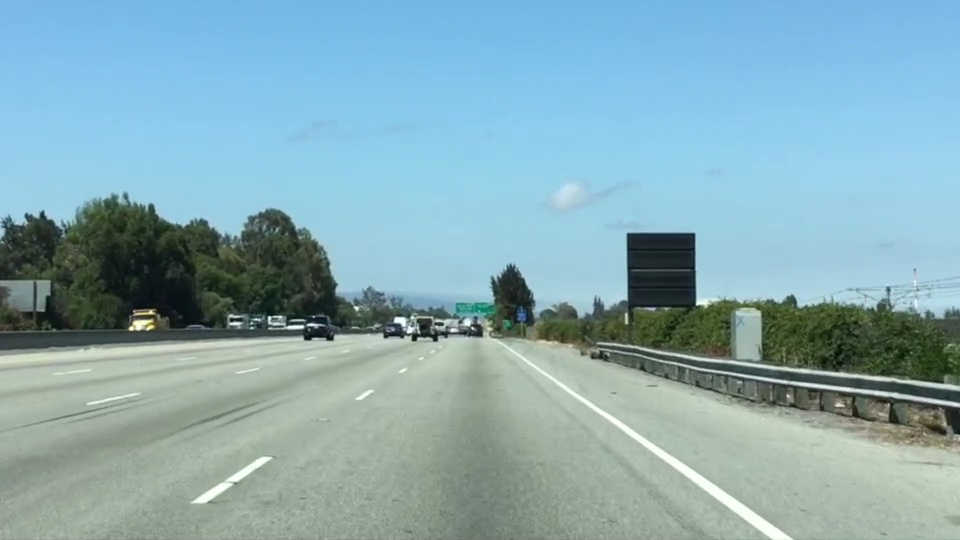
#> input picture lane_detection_grayscale/image_lane_c.jpg, 960 x 540 px
$ jupyter execute lane_detection_grayscale.ipynb
#> lines starting #> are read from the running program, lines starting #| are printed output that depends on the picture; after the words box and inside, x2 and y2 are one past the last pixel; in counts of white or black regions, pixels touching at a corner belong together
# Lane Detection: Mask White Pixels in a Grayscale Image

This notebook runs a simple **colour selection** step for lane detection. Lane markings are usually the brightest objects on the road, so keeping only the near-white pixels of a grayscale image isolates them from the asphalt, grass and sky.

**What it does:**
1. Loads the colour road image `image_lane_c.jpg`.
2. Converts it to **grayscale** (one brightness value per pixel, 0 = black and 255 = white).
3. Applies a **brightness threshold**: pixels at or above `WHITE_THRESHOLD` are kept and all others are set to black.
4. Shows the original, the grayscale image and the white mask side by side.
5. Plots a brightness histogram with the threshold marked.
6. Compares several thresholds (`COMPARE_THRESHOLDS`: 250, 240, 230) with a reusable function that shows each mask next to its histogram.
7. Saves the mask for `WHITE_THRESHOLD` as `image_lane_white_mask.jpg` and each comparison mask as `image_lane_white_mask_<threshold>.jpg`.

**How it is implemented:**
- The image is loaded with `cv2.imread`, which returns **BGR**, so `cv2.COLOR_BGR2GRAY` applies the correct weights to each channel. It is converted to RGB only for display.
- All thresholds are named constants in the configuration cell.
- The mask is built with a boolean NumPy expression, so the input image is never modified in place.
- Missing files and failed saves raise clear errors.

## 1. Imports

- `cv2` (OpenCV): image I/O and colour conversion
- `matplotlib`: displaying images
- `numpy`: array operations
- `pathlib`: file paths that work on any OS

[cell 1]
from pathlib import Path

import cv2
import matplotlib.pyplot as plt
import numpy as np

## 2. Configuration

`WHITE_THRESHOLD` sets how bright a pixel must be to count as "white". We use 240, because the threshold comparison in section 7 shows it is the best value for this image. Lower values keep more pixels, including bright asphalt and sky. Higher values keep only the brightest lane paint.

`COMPARE_THRESHOLDS` lists the thresholds compared in section 7.

[cell 2]
INPUT_PATH = Path("image_lane_c.jpg")
OUTPUT_PATH = INPUT_PATH.with_name("image_lane_white_mask.jpg")

WHITE_THRESHOLD = 240  # 0-255: minimum brightness to count as white
COMPARE_THRESHOLDS = (250, 240, 230)  # thresholds compared side by side in section 7

## 3. Load the image and convert it to grayscale

`cv2.imread` returns `None` instead of raising an error when a file is missing, so we check for that.

> ⚠️ OpenCV loads images in **BGR** order. We use `COLOR_BGR2GRAY` for the grayscale conversion and `COLOR_BGR2RGB` only for display with Matplotlib.

[cell 3]
image_bgr = cv2.imread(str(INPUT_PATH), cv2.IMREAD_COLOR)
#> image_bgr is the input picture: shape (540, 960, 3); mean B, G, R 179.2, 171.1, 135.5
if image_bgr is None:
    raise FileNotFoundError(f"Could not read image: {INPUT_PATH.resolve()}")

image_rgb = cv2.cvtColor(image_bgr, cv2.COLOR_BGR2RGB)
image_gray = cv2.cvtColor(image_bgr, cv2.COLOR_BGR2GRAY)
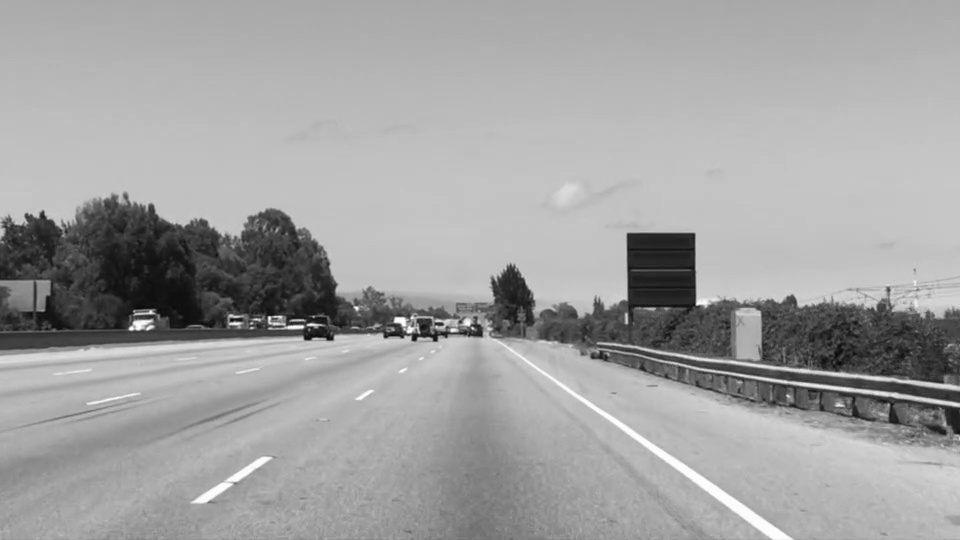
#> image_gray: shape (540, 960); min 6, max 254, mean 161.4

height, width = image_gray.shape
#> height = 540; width = 960
print(f"Image size: {width}x{height} px")
#| Image size: 960x540 px
print(f"Grayscale:  shape={image_gray.shape}, dtype={image_gray.dtype}")
#| Grayscale:  shape=(540, 960), dtype=uint8

## 4. Mask the white pixels

We build a boolean mask that is `True` wherever the brightness is at least `WHITE_THRESHOLD`. `np.where` then keeps those pixels at their original value and sets all others to 0 (black).

`np.where` builds a new image, so `image_gray` stays unchanged and can be reused for other thresholds.

[cell 4]
white_mask = image_gray >= WHITE_THRESHOLD
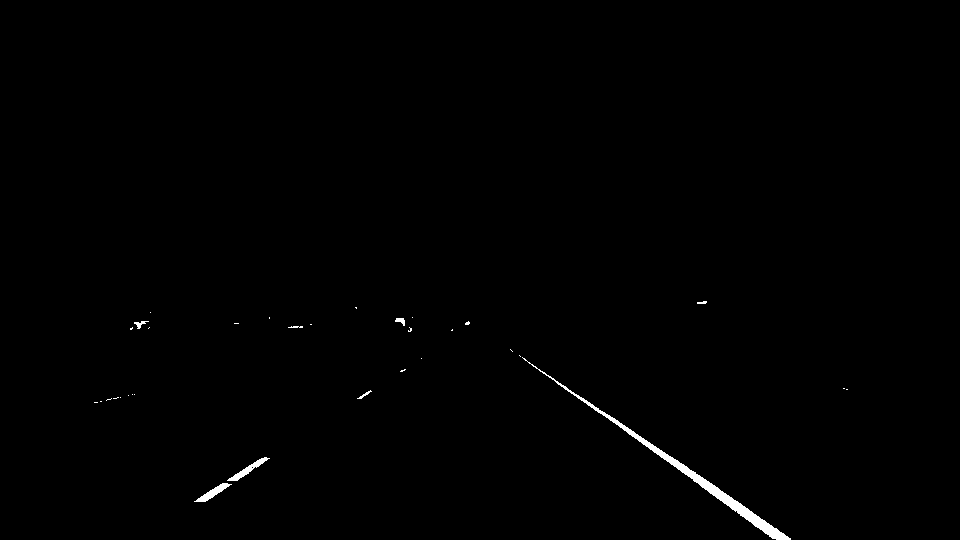
#> white_mask: shape (540, 960) bool; 0.5% white; 33 white regions (25 under 20 px), largest, box (x1, y1, x2, y2) and area: (522, 357, 791, 540) 1840, (227, 457, 270, 481) 241, (194, 483, 232, 502) 228
image_white = np.where(white_mask, image_gray, 0).astype(np.uint8)

kept = int(white_mask.sum())
#> kept = 2578
print(f"Threshold: {WHITE_THRESHOLD}")
print(f"White pixels kept: {kept:,} of {white_mask.size:,} ({kept / white_mask.size:.2%})")
#| White pixels kept: 2,578 of 518,400 (0.50%)

## 5. Compare the results

[cell 5]
fig, axes = plt.subplots(1, 3, figsize=(18, 4.5), layout="constrained")

axes[0].imshow(image_rgb)
axes[0].set_title("Original (RGB)")

axes[1].imshow(image_gray, cmap="gray", vmin=0, vmax=255)
axes[1].set_title("Grayscale")

axes[2].imshow(image_white, cmap="gray", vmin=0, vmax=255)
axes[2].set_title(f"White pixels (≥ {WHITE_THRESHOLD})")

for ax in axes:
    ax.axis("off")

plt.show()
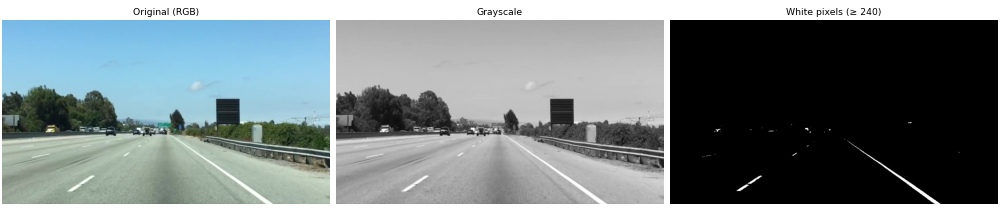
#> figure drawn by matplotlib, 3 panels

## 6. Brightness histogram

The histogram shows how the grayscale values are distributed. The dashed line marks the threshold, and everything to the right of it is kept. It helps you choose a good `WHITE_THRESHOLD` for other images.

[cell 6]
fig, ax = plt.subplots(figsize=(10, 4), layout="constrained")

ax.hist(image_gray.ravel(), bins=256, range=(0, 256), color="gray")
ax.axvline(WHITE_THRESHOLD, color="red", linestyle="--", label=f"Threshold = {WHITE_THRESHOLD}")
ax.set_xlabel("Brightness (0 = black, 255 = white)")
ax.set_ylabel("Pixel count")
ax.set_yscale("log")
ax.legend()

plt.show()
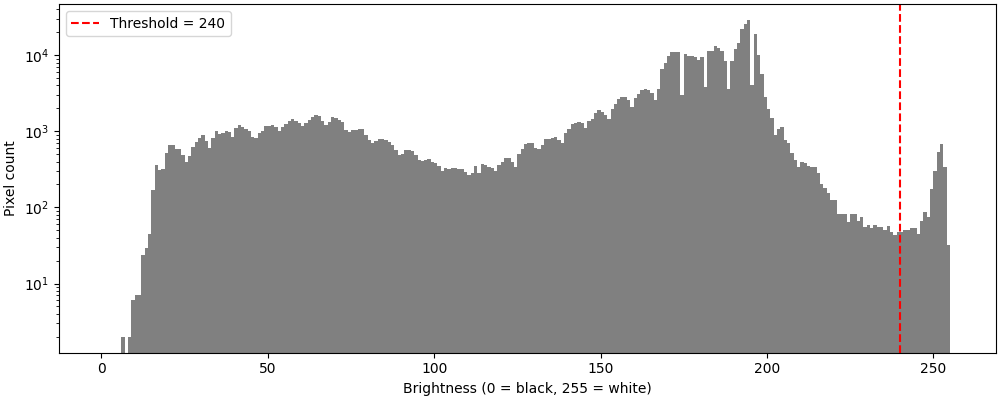
#> figure drawn by matplotlib, 1 panel; tallest bar 28931 high, from x = 194 to 195

## 7. Compare several thresholds

A single threshold is a trade-off. If it's too high, faint or shaded lane paint disappears. If it's too low, bright asphalt, sky and cars leak into the mask.

`compare_thresholds` gives one row per threshold:
- **left:** the white-pixel mask for that threshold
- **right:** the brightness histogram with the kept range (≥ threshold) shaded

It returns a dictionary that maps each threshold to its mask image, so you can reuse the masks later.

[cell 7]
def compare_thresholds(
    image_gray: np.ndarray, thresholds: tuple[int, ...] = (250, 240, 230)
) -> dict[int, np.ndarray]:
    """Plot the white-pixel mask and histogram for each threshold and return the masks."""
#> called with thresholds = (250, 240, 230)
    masks: dict[int, np.ndarray] = {}
    fig, axes = plt.subplots(
        len(thresholds), 2, figsize=(16, 4 * len(thresholds)),
        layout="constrained", squeeze=False, width_ratios=(1.4, 1),
    )

    for (ax_img, ax_hist), threshold in zip(axes, thresholds):
        mask = image_gray >= threshold
        masks[threshold] = np.where(mask, image_gray, 0).astype(np.uint8)
        share = mask.mean()

        ax_img.imshow(masks[threshold], cmap="gray", vmin=0, vmax=255)
        ax_img.set_title(f"Threshold ≥ {threshold}: {int(mask.sum()):,} px kept ({share:.2%})")
        ax_img.axis("off")

        ax_hist.hist(image_gray.ravel(), bins=256, range=(0, 256), color="gray")
        ax_hist.axvspan(threshold, 256, color="red", alpha=0.15, label="kept")
        ax_hist.axvline(threshold, color="red", linestyle="--", label=f"Threshold = {threshold}")
        ax_hist.set_xlabel("Brightness (0 = black, 255 = white)")
        ax_hist.set_ylabel("Pixel count")
        ax_hist.set_yscale("log")
        ax_hist.legend(loc="upper left")
#> this loop made 3 passes
#> share on passes 1 to 3: 0.00362, 0.00497, 0.00599
#> pass 1, in compare_thresholds, `mask = image_gray >= threshold`:
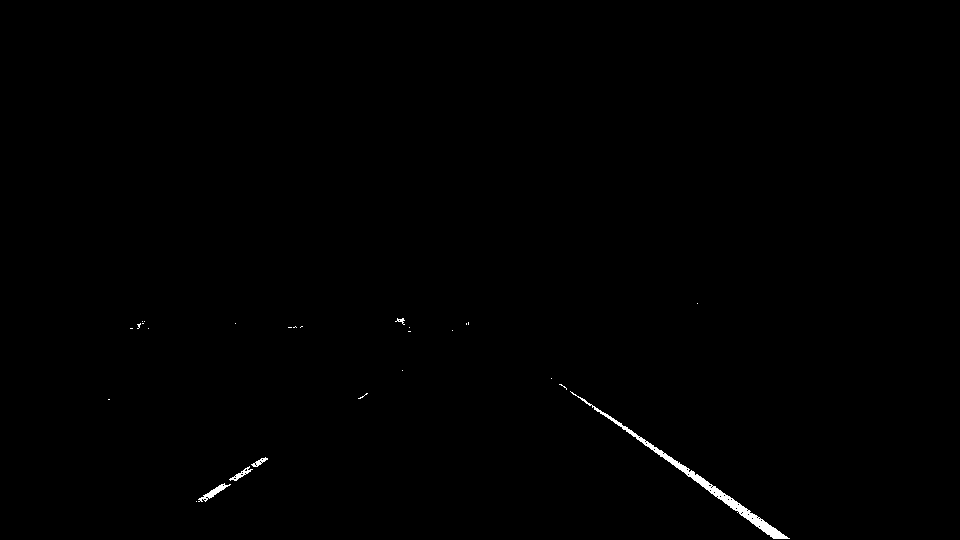
#> mask: shape (540, 960) bool; 0.36% white; 27 white regions (22 under 20 px), largest, box (x1, y1, x2, y2) and area: (570, 391, 790, 539) 1444, (198, 483, 231, 502) 167, (229, 466, 253, 481) 100, (251, 457, 268, 467) 66, (395, 318, 405, 325) 29
#> pass 3, in compare_thresholds, `mask = image_gray >= threshold`:
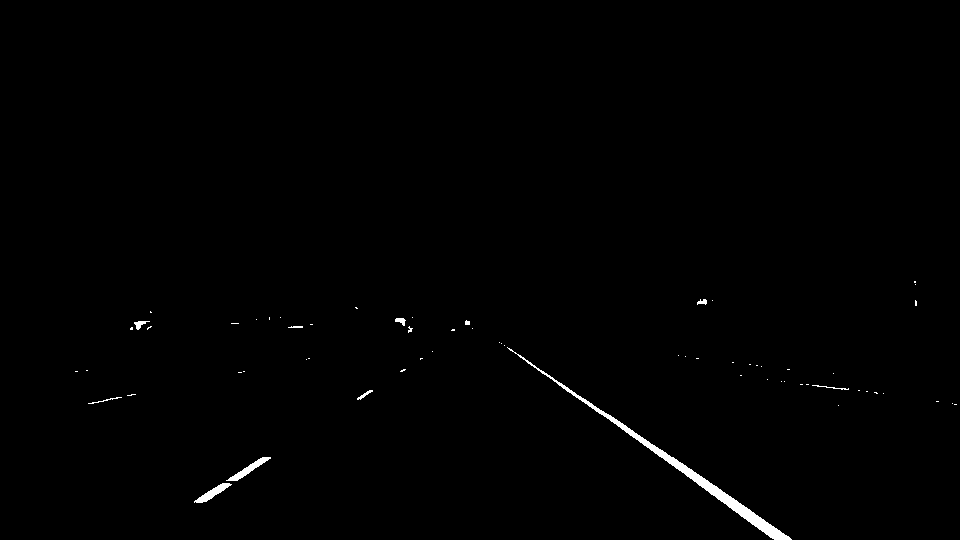
#> mask: shape (540, 960) bool; 0.6% white; 64 white regions (53 under 20 px), largest, box (x1, y1, x2, y2) and area: (507, 347, 792, 540) 2066, (226, 457, 271, 481) 272, (194, 483, 232, 503) 254
#> after the loop, masks = 3 items

    plt.show()
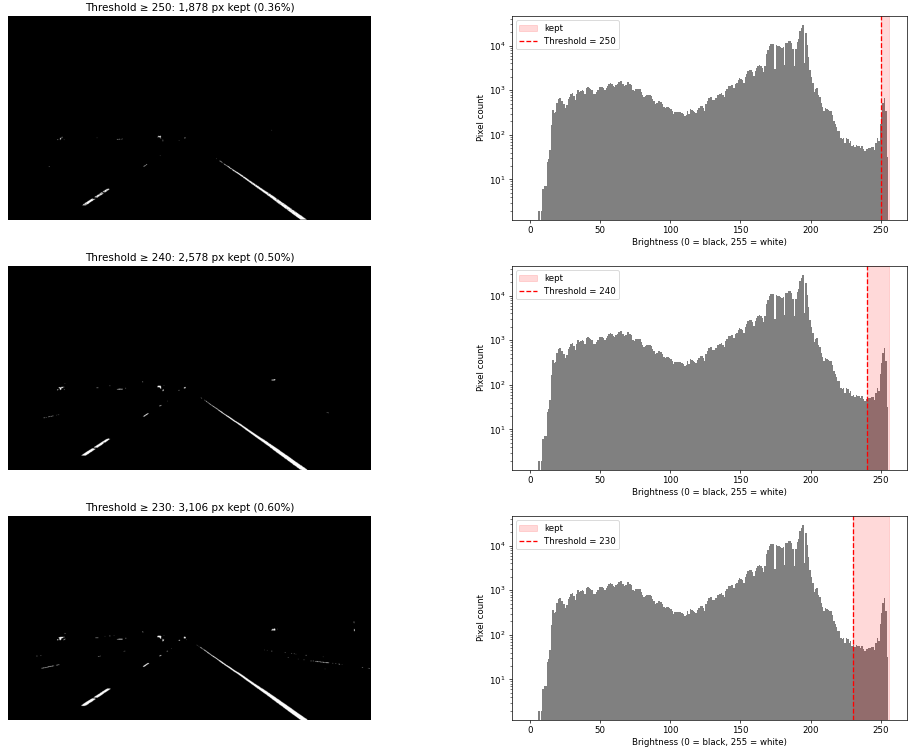
#> figure drawn by matplotlib, 6 panels; panel 2: tallest bar 28931 high, from x = 194 to 195; panel 4: tallest bar 28931 high, from x = 194 to 195; panel 6: tallest bar 28931 high, from x = 194 to 195
    return masks


threshold_masks = compare_thresholds(image_gray, COMPARE_THRESHOLDS)
#> threshold_masks = 3 items

### Results for 250, 240 and 230

> These notes are for `image_lane_c.jpg` with the thresholds 250, 240 and 230. If you change `COMPARE_THRESHOLDS` or use another image, look at the new plots and read them the same way.

| Threshold | Pixels kept | Observation |
|---|---|---|
| 250 | 1,878 (0.36%) | The solid right lane is clear, but the dashed left lane is thin and broken up. Some real lane paint is lost. |
| 240 | 2,578 (0.50%) | Both lanes are solid and complete. Only a few small dots remain near the horizon. |
| 230 | 3,106 (0.60%) | The lanes barely improve on 240, but more noise appears: a faint line along the right road edge and more dots near the horizon. |

**What the histograms show:** the lane paint forms a small separate peak at about 245–255. The road surface is the large hump that ends at about 210. The gap between them (about 210–240) holds few pixels, so a good threshold sits in that gap, just below the lane peak.

**Best value for this image: about 240.** It captures both lane lines completely while adding the least noise. 250 is too strict for the dashed lane, and below about 230 the extra pixels are mostly noise instead of lane paint.

Try values between 200 and 255 to see this yourself. Once the threshold drops into the road hump (below about 210), large parts of the asphalt start to appear in the mask.

## 8. Save the masks

First the mask for `WHITE_THRESHOLD` is saved, then one mask per value in `COMPARE_THRESHOLDS`. Each comparison file has its threshold in the name, e.g. `image_lane_white_mask_240.jpg`.

`cv2.imwrite` returns `False` when saving fails, so we check the result.

[cell 8]
if not cv2.imwrite(str(OUTPUT_PATH), image_white):
    raise OSError(f"Could not write image: {OUTPUT_PATH.resolve()}")

print(f"Saved white mask to {OUTPUT_PATH.resolve()}")

[cell 9]
for threshold, mask_image in threshold_masks.items():
    path = INPUT_PATH.with_name(f"image_lane_white_mask_{threshold}.jpg")
    if not cv2.imwrite(str(path), mask_image):
        raise OSError(f"Could not write image: {path.resolve()}")
    print(f"Saved threshold {threshold} mask to {path.resolve()}")
#> this loop made 3 passes
#> threshold on passes 1 to 3: 250, 240, 230
#| Saved threshold 250 mask to lane_detection_grayscale/image_lane_white_mask_250.jpg
#| Saved threshold 240 mask to lane_detection_grayscale/image_lane_white_mask_240.jpg
#| Saved threshold 230 mask to lane_detection_grayscale/image_lane_white_mask_230.jpg
